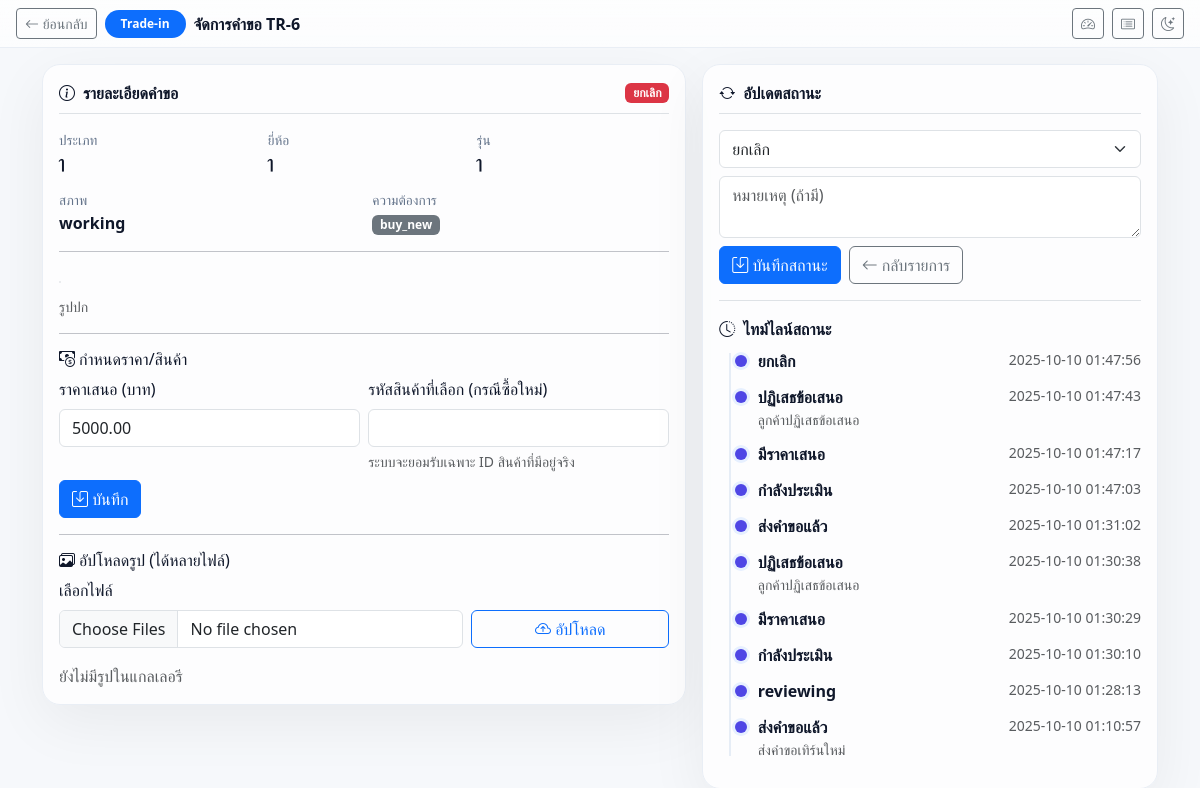
The page /Home/admin/tradein_detail.php?id=6 (signed in) on the database its author committed.
### tables this page shows
CREATE TABLE `tradein_requests` (
  `id` bigint(20) UNSIGNED NOT NULL,
  `user_id` bigint(20) UNSIGNED NOT NULL,
  `device_type` varchar(100) DEFAULT NULL,
  `brand` varchar(100) DEFAULT NULL,
  `model` varchar(100) DEFAULT NULL,
  `device_condition` enum('working','no_power','broken_part') DEFAULT 'working',
  `need` enum('buy_new','discount') DEFAULT 'buy_new',
  `image_path` varchar(255) DEFAULT NULL,
  `status` enum('submitted','review','offered','accepted','rejected','cancelled') DEFAULT 'submitted',
  `scheduled_at` datetime DEFAULT NULL,
  `schedule_status` enum('none','proposed','confirmed') NOT NULL DEFAULT 'none',
  `offer_price` decimal(10,2) DEFAULT NULL,
  `selected_product_id` bigint(20) UNSIGNED DEFAULT NULL,
  `order_id` bigint(20) UNSIGNED DEFAULT NULL,
  `created_at` timestamp NOT NULL DEFAULT current_timestamp(),
  `updated_at` timestamp NULL DEFAULT NULL ON UPDATE current_timestamp()
);

CREATE TABLE `tradein_status_logs` (
  `id` bigint(20) UNSIGNED NOT NULL,
  `request_id` bigint(20) UNSIGNED NOT NULL,
  `status` varchar(50) NOT NULL,
  `note` varchar(255) DEFAULT NULL,
  `created_at` timestamp NOT NULL DEFAULT current_timestamp()
);

### Home/includes/image_helpers.php (called while the page is built, shortened)
<?php
function load_tradein_gallery(mysqli $conn, int $requestId): array {
  $st = $conn->prepare("SELECT id, filename, is_cover FROM tradein_images WHERE request_id=? ORDER BY is_cover DESC, id ASC");
  $st->bind_param('i', $requestId);
  $st->execute();
  $rows = $st->get_result()->fetch_all(MYSQLI_ASSOC);
  return $rows ?: [];
}

### Home/admin/tradein_detail.php (the view, shortened to what this page needs)
<?php
require __DIR__ . '/../includes/db.php';
require_once __DIR__ . '/../includes/image_helpers.php';
$id = (int)($_GET['id'] ?? 0);
function h($s){ return htmlspecialchars($s??'',ENT_QUOTES,'UTF-8'); }
function imgsrc_any($v){
  $v = trim((string)$v);
  if ($v==='') return '../assets/img/no-image.png';
  return (strpos($v,'/')!==false) ? '../'.$v : '../assets/img/'.$v;
}
$map = [
  'submitted'=>'ส่งคำขอแล้ว',
  'review'=>'กำลังประเมิน',
  'offered'=>'มีราคาเสนอ',
  'accepted'=>'ยอมรับข้อเสนอ',
  'rejected'=>'ปฏิเสธข้อเสนอ',
  'cancelled'=>'ยกเลิก',
  'completed'=>'เสร็จสิ้น'
];
$badge = [
  'submitted'=>'secondary','review'=>'info',
  'offered'=>'primary','accepted'=>'success',
  'rejected'=>'danger','cancelled'=>'danger','completed'=>'success'
];
$req = $conn->query("SELECT * FROM tradein_requests WHERE id=$id")->fetch_assoc();
$logs    = $conn->query("SELECT * FROM tradein_status_logs WHERE request_id=$id ORDER BY id DESC")->fetch_all(MYSQLI_ASSOC);
$gallery = load_tradein_gallery($conn, $id);
$cover = $req['image_path'] ?: ( ($gallery[0]['filename'] ?? '') ? 'assets/img/'.$gallery[0]['filename'] : '' );
?>
<!doctype html>
<html lang="th">
<head>
<link href="https://cdn.jsdelivr.net/npm/bootstrap@5.3.2/dist/css/bootstrap.min.css" rel="stylesheet">
<link href="https://cdn.jsdelivr.net/npm/bootstrap-icons/font/bootstrap-icons.css" rel="stylesheet">
</head>
<body>
<nav class="navbar topbar sticky-top py-2">
  <div class="container-fluid px-3">
    <div class="d-flex align-items-center gap-2">
      <a href="tradein_requests.php" class="btn btn-outline-secondary btn-sm">
        <i class="bi bi-arrow-left"></i> ย้อนกลับ
      </a>
      <span class="badge bg-primary rounded-pill px-3 py-2">Trade-in</span>
      <span class="fw-semibold d-none d-md-inline">จัดการคำขอ <b>TR-<?= (int)$req['id'] ?></b></span>
    </div>
    <div class="d-flex align-items-center gap-2">
      <a class="btn btn-outline-secondary btn-sm" href="dashboard.php"><i class="bi bi-speedometer2"></i></a>
      <a class="btn btn-outline-secondary btn-sm" href="tradein_requests.php"><i class="bi bi-card-list"></i></a>
      <button class="btn btn-outline-secondary btn-sm" id="themeToggle" title="สลับโหมด"><i class="bi bi-moon-stars"></i></button>
    </div>
  </div>
</nav>
<div class="container py-3">
  <div class="row g-3">
    <div class="col-lg-7">
      <div class="glass p-3">
        <div class="d-flex align-items-center justify-content-between border-bottom pb-2 mb-3">
          <div class="fw-semibold"><i class="bi bi-info-circle me-2"></i>รายละเอียดคำขอ</div>
          <span class="badge bg-<?= $badge[$req['status']] ?? 'secondary' ?>">
            <?= h($map[$req['status']] ?? $req['status']) ?>
          </span>
        </div>
        <div class="row g-3 kv">
          <div class="col-md-4"><div class="k">ประเภท</div><div class="v"><?=h($req['device_type'])?></div></div>
          <div class="col-md-4"><div class="k">ยี่ห้อ</div><div class="v"><?=h($req['brand'])?></div></div>
          <div class="col-md-4"><div class="k">รุ่น</div><div class="v"><?=h($req['model'])?></div></div>
          <div class="col-md-6"><div class="k">สภาพ</div><div class="v"><?=h($req['device_condition'])?></div></div>
          <div class="col-md-6"><div class="k">ความต้องการ</div><div class="v"><span class="badge text-bg-secondary"><?=h($req['need'])?></span></div></div>
        </div>
        <hr>
        <img class="img-fluid rounded border" src="<?=h(imgsrc_any($cover))?>" alt="">
        <div class="small text-muted mt-1">รูปปก</div>
        <hr>
        <h6 class="mb-2"><i class="bi bi-cash-coin me-1"></i>กำหนดราคา/สินค้า</h6>
        <form method="post" class="row g-2">
          <div class="col-md-6">
            <label class="form-label">ราคาเสนอ (บาท)</label>
            <input class="form-control" type="number" step="0.01" name="offer_price" value="<?=h($req['offer_price'])?>">
          </div>
          <div class="col-md-6">
            <label class="form-label">รหัสสินค้าที่เลือก (กรณีซื้อใหม่)</label>
            <input class="form-control" type="number" name="selected_product_id" value="<?=h($req['selected_product_id'])?>">
            <div class="form-text">ระบบจะยอมรับเฉพาะ ID สินค้าที่มีอยู่จริง</div>
          </div>
          <div class="col-12">
            <button class="btn btn-primary"><i class="bi bi-save"></i> บันทึก</button>
          </div>
        </form>
        <hr>
        <h6 class="mb-2"><i class="bi bi-images me-1"></i>อัปโหลดรูป (ได้หลายไฟล์)</h6>
        <form method="post" enctype="multipart/form-data" class="row g-2 align-items-end">
          <div class="col-md-8">
            <label class="form-label">เลือกไฟล์</label>
            <input class="form-control" type="file" name="images[]" accept="image/*" multiple>
          </div>
          <div class="col-md-4 d-grid">
            <button class="btn btn-outline-primary"><i class="bi bi-cloud-arrow-up"></i> อัปโหลด</button>
          </div>
        </form>
        <div class="row g-2 mt-2">
          <?php if(!$gallery): ?>
            <div class="text-muted">ยังไม่มีรูปในแกลเลอรี</div>
          <?php else: foreach($gallery as $g): ?>
            <div class="col-4 col-md-3">
              <img class="thumb" src="<?=h(imgsrc_file($g['filename']))?>" alt="">
              <div class="d-flex gap-1 mt-1">
                <?php if((int)$g['is_cover']===1): ?>
                  <span class="badge text-bg-success w-100">รูปปก</span>
                <?php else: ?>
                  <form method="post" class="w-100 d-inline">
                    <input type="hidden" name="do" value="set_cover">
                    <input type="hidden" name="image_id" value="<?= (int)$g['id'] ?>">
                    <button class="btn btn-sm btn-outline-success w-100">ตั้งปก</button>
                  </form>
                <?php endif; ?>
                <form method="post" class="w-100 d-inline" onsubmit="return confirm('ลบรูปนี้?')">
                  <input type="hidden" name="do" value="delete_image">
                  <input type="hidden" name="image_id" value="<?= (int)$g['id'] ?>">
                  <button class="btn btn-sm btn-outline-danger w-100">ลบ</button>
                </form>
              </div>
            </div>
          <?php endforeach; endif; ?>
        </div>
      </div>
    </div>
    <div class="col-lg-5">
      <div class="glass p-3">
        <div class="fw-semibold border-bottom pb-2 mb-3"><i class="bi bi-arrow-repeat me-2"></i>อัปเดตสถานะ</div>
        <form method="post" class="mb-3">
          <div class="mb-2">
            <select class="form-select" name="status" required>
              <?php foreach($map as $k=>$v): ?>
                <option value="<?=h($k)?>" <?= $k===($req['status'] ?? '') ? 'selected':'' ?>><?=h($v)?></option>
              <?php endforeach; ?>
            </select>
          </div>
          <div class="mb-2">
            <textarea class="form-control" name="note" rows="2" placeholder="หมายเหตุ (ถ้ามี)"></textarea>
          </div>
          <div class="d-flex gap-2">
            <button class="btn btn-primary"><i class="bi bi-save"></i> บันทึกสถานะ</button>
            <a class="btn btn-outline-secondary" href="tradein_requests.php"><i class="bi bi-arrow-left"></i> กลับรายการ</a>
          </div>
        </form>
        <div class="fw-semibold border-top pt-3 mb-2"><i class="bi bi-clock-history me-2"></i>ไทม์ไลน์สถานะ</div>
        <div class="timeline">
          <?php if(!$logs): ?>
            <div class="text-muted">ยังไม่มีบันทึกสถานะ</div>
          <?php else: foreach($logs as $lg): ?>
            <div class="tl-item">
              <span class="tl-point"></span>
              <div class="d-flex justify-content-between align-items-start">
                <div>
                  <div class="fw-semibold"><?=h($map[$lg['status']] ?? $lg['status'])?></div>
                  <?php if(!empty($lg['note'])): ?>
                    <div class="text-muted small"><?=nl2br(h($lg['note']))?></div>
                  <?php endif; ?>
                </div>
                <div class="text-muted small"><?=h($lg['created_at'])?></div>
              </div>
            </div>
          <?php endforeach; endif; ?>
        </div>
      </div>
    </div>
  </div>
</div>
</body>
</html>

### Home/admin/tradein_detail.php (style rules this page uses)
:root { --bg:#f6f8fb; --panel:#ffffffcc; --border:#e9eef5; --text:#0f172a; --muted:#64748b; --primary:#4f46e5; --card-shadow:0 18px 60px rgba(2,6,23,.06); }
body { background:var(--bg); color:var(--text); }
.topbar { backdrop-filter:blur(10px); -webkit-backdrop-filter:blur(10px); background:linear-gradient(180deg,#ffffffcc,#ffffffaa); border-bottom:1px solid var(--border); }
.glass { border:1px solid var(--border); background:var(--panel); border-radius:18px; box-shadow:var(--card-shadow); }
.kv .k { color:var(--muted); font-size:.85rem }
.kv .v { font-weight:600 }
.timeline { position:relative; padding-left:1rem }
.timeline::before { content:""; position:absolute; left:.6rem; top:4px; bottom:4px; width:2px; background:#e6edf6 }
.tl-item { position:relative; padding-left:1.4rem; margin-bottom:.75rem }
.tl-point { position:absolute; left:-.05rem; top:.35rem; width:12px; height:12px; border-radius:999px; background:#4f46e5; box-shadow:0 0 0 3px #e7f0ff }

### rows shown on the page
tradein_requests: id "6", status "ยกเลิก", device_type "ๅ", brand "ๅ", model "ๅ", device_condition "working", need "buy_new", offer_price "5000.00"
tradein_status_logs: status "ยกเลิก", created_at "2025-10-10 01:47:56"
tradein_status_logs: status "ปฏิเสธข้อเสนอ", note "ลูกค้าปฏิเสธข้อเสนอ", created_at "2025-10-10 01:47:43"
tradein_status_logs: status "มีราคาเสนอ", created_at "2025-10-10 01:47:17"
tradein_status_logs: status "กำลังประเมิน", created_at "2025-10-10 01:47:03"
tradein_status_logs: status "ส่งคำขอแล้ว", created_at "2025-10-10 01:31:02"
tradein_status_logs: status "ปฏิเสธข้อเสนอ", note "ลูกค้าปฏิเสธข้อเสนอ", created_at "2025-10-10 01:30:38"
tradein_status_logs: status "มีราคาเสนอ", created_at "2025-10-10 01:30:29"
tradein_status_logs: status "กำลังประเมิน", created_at "2025-10-10 01:30:10"
tradein_status_logs: status "reviewing", created_at "2025-10-10 01:28:13"
tradein_status_logs: status "ส่งคำขอแล้ว", note "ส่งคำขอเทิร์นใหม่", created_at "2025-10-10 01:10:57"
